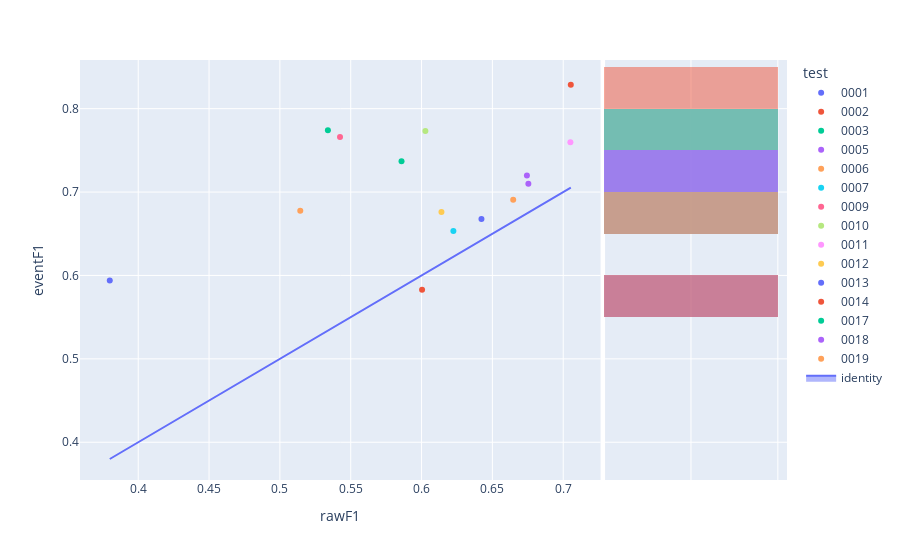

Source (notebook cell):
### Code cell
fig=px.scatter(experimentModels,x='rawF1',y='eventF1',color='test',hover_name='modelId', marginal_y="histogram")
fig.add_trace(
    go.Scatter(x=experimentModels['rawF1'], y=experimentModels['rawF1'], name="identity", mode='lines',fill="toself")
)
fig.show()

### Figure 1 — Plotly figure (JSON) as saved in the notebook; plotly's stock layout.template omitted (floating-point values rounded to 4 significant figures)
{"data": [{"hovertemplate": "<b>%{hovertext}</b><br><br>test=0001<br>rawF1=%{x}<br>eventF1=%{y}<extra></extra>", "hovertext": ["bf958847-77fc-4eab-9c95-7a30ef71f8ee"], "legendgroup": "0001", "marker": {"color": "#636efa", "symbol": "circle"}, "mode": "markers", "name": "0001", "orientation": "v", "showlegend": true, "type": "scatter", "x": [0.3799], "xaxis": "x", "y": [0.5939], "yaxis": "y"}, {"alignmentgroup": "True", "bingroup": "y", "hovertemplate": "test=0001<br>eventF1=%{y}<br>count=%{x}<extra></extra>", "legendgroup": "0001", "marker": {"color": "#636efa"}, "name": "0001", "offsetgroup": "0001", "opacity": 0.5, "showlegend": false, "type": "histogram", "xaxis": "x2", "y": [0.5939], "yaxis": "y2"}, {"hovertemplate": "<b>%{hovertext}</b><br><br>test=0002<br>rawF1=%{x}<br>eventF1=%{y}<extra></extra>", "hovertext": ["f733d4b9-1730-40f9-91c2-f0ac2f36367e"], "legendgroup": "0002", "marker": {"color": "#EF553B", "symbol": "circle"}, "mode": "markers", "name": "0002", "orientation": "v", "showlegend": true, "type": "scatter", "x": [0.7054], "xaxis": "x", "y": [0.8287], "yaxis": "y"}, {"alignmentgroup": "True", "bingroup": "y", "hovertemplate": "test=0002<br>eventF1=%{y}<br>count=%{x}<extra></extra>", "legendgroup": "0002", "marker": {"color": "#EF553B"}, "name": "0002", "offsetgroup": "0002", "opacity": 0.5, "showlegend": false, "type": "histogram", "xaxis": "x2", "y": [0.8287], "yaxis": "y2"}, {"hovertemplate": "<b>%{hovertext}</b><br><br>test=0003<br>rawF1=%{x}<br>eventF1=%{y}<extra></extra>", "hovertext": ["b7018fb5-07f6-4ca6-a2ae-9c1646bde5b9"], "legendgroup": "0003", "marker": {"color": "#00cc96", "symbol": "circle"}, "mode": "markers", "name": "0003", "orientation": "v", "showlegend": true, "type": "scatter", "x": [0.5859], "xaxis": "x", "y": [0.7371], "yaxis": "y"}, {"alignmentgroup": "True", "bingroup": "y", "hovertemplate": "test=0003<br>eventF1=%{y}<br>count=%{x}<extra></extra>", "legendgroup": "0003", "marker": {"color": "#00cc96"}, "name": "0003", "offsetgroup": "0003", "opacity": 0.5, "showlegend": false, "type": "histogram", "xaxis": "x2", "y": [0.7371], "yaxis": "y2"}, {"hovertemplate": "<b>%{hovertext}</b><br><br>test=0005<br>rawF1=%{x}<br>eventF1=%{y}<extra></extra>", "hovertext": ["d47802dc-da95-4420-a6f5-a4bb291c9385"], "legendgroup": "0005", "marker": {"color": "#ab63fa", "symbol": "circle"}, "mode": "markers", "name": "0005", "orientation": "v", "showlegend": true, "type": "scatter", "x": [0.6744], "xaxis": "x", "y": [0.7198], "yaxis": "y"}, {"alignmentgroup": "True", "bingroup": "y", "hovertemplate": "test=0005<br>eventF1=%{y}<br>count=%{x}<extra></extra>", "legendgroup": "0005", "marker": {"color": "#ab63fa"}, "name": "0005", "offsetgroup": "0005", "opacity": 0.5, "showlegend": false, "type": "histogram", "xaxis": "x2", "y": [0.7198], "yaxis": "y2"}, {"hovertemplate": "<b>%{hovertext}</b><br><br>test=0006<br>rawF1=%{x}<br>eventF1=%{y}<extra></extra>", "hovertext": ["556a03bf-82b3-4468-b1ff-c804988a238a"], "legendgroup": "0006", "marker": {"color": "#FFA15A", "symbol": "circle"}, "mode": "markers", "name": "0006", "orientation": "v", "showlegend": true, "type": "scatter", "x": [0.5144], "xaxis": "x", "y": [0.6776], "yaxis": "y"}, {"alignmentgroup": "True", "bingroup": "y", "hovertemplate": "test=0006<br>eventF1=%{y}<br>count=%{x}<extra></extra>", "legendgroup": "0006", "marker": {"color": "#FFA15A"}, "name": "0006", "offsetgroup": "0006", "opacity": 0.5, "showlegend": false, "type": "histogram", "xaxis": "x2", "y": [0.6776], "yaxis": "y2"}, {"hovertemplate": "<b>%{hovertext}</b><br><br>test=0007<br>rawF1=%{x}<br>eventF1=%{y}<extra></extra>", "hovertext": ["d6976249-69b2-42de-a8b2-16adbd07e4b9"], "legendgroup": "0007", "marker": {"color": "#19d3f3", "symbol": "circle"}, "mode": "markers", "name": "0007", "orientation": "v", "showlegend": true, "type": "scatter", "x": [0.6225], "xaxis": "x", "y": [0.6532], "yaxis": "y"}, {"alignmentgroup": "True", "bingroup": "y", "hovertemplate": "test=0007<br>eventF1=%{y}<br>count=%{x}<extra></extra>", "legendgroup": "0007", "marker": {"color": "#19d3f3"}, "name": "0007", "offsetgroup": "0007", "opacity": 0.5, "showlegend": false, "type": "histogram", "xaxis": "x2", "y": [0.6532], "yaxis": "y2"}, {"hovertemplate": "<b>%{hovertext}</b><br><br>test=0009<br>rawF1=%{x}<br>eventF1=%{y}<extra></extra>", "hovertext": ["3237920b-4e80-4a7b-83af-d66298816ba3"], "legendgroup": "0009", "marker": {"color": "#FF6692", "symbol": "circle"}, "mode": "markers", "name": "0009", "orientation": "v", "showlegend": true, "type": "scatter", "x": [0.5424], "xaxis": "x", "y": [0.766], "yaxis": "y"}, {"alignmentgroup": "True", "bingroup": "y", "hovertemplate": "test=0009<br>eventF1=%{y}<br>count=%{x}<extra></extra>", "legendgroup": "0009", "marker": {"color": "#FF6692"}, "name": "0009", "offsetgroup": "0009", "opacity": 0.5, "showlegend": false, "type": "histogram", "xaxis": "x2", "y": [0.766], "yaxis": "y2"}, {"hovertemplate": "<b>%{hovertext}</b><br><br>test=0010<br>rawF1=%{x}<br>eventF1=%{y}<extra></extra>", "hovertext": ["92756d09-a80a-49f1-bbfc-f8a12570ddbe"], "legendgroup": "0010", "marker": {"color": "#B6E880", "symbol": "circle"}, "mode": "markers", "name": "0010", "orientation": "v", "showlegend": true, "type": "scatter", "x": [0.6027], "xaxis": "x", "y": [0.7732], "yaxis": "y"}, {"alignmentgroup": "True", "bingroup": "y", "hovertemplate": "test=0010<br>eventF1=%{y}<br>count=%{x}<extra></extra>", "legendgroup": "0010", "marker": {"color": "#B6E880"}, "name": "0010", "offsetgroup": "0010", "opacity": 0.5, "showlegend": false, "type": "histogram", "xaxis": "x2", "y": [0.7732], "yaxis": "y2"}, {"hovertemplate": "<b>%{hovertext}</b><br><br>test=0011<br>rawF1=%{x}<br>eventF1=%{y}<extra></extra>", "hovertext": ["2d1def14-06c9-4a40-a577-752522c66ed5"], "legendgroup": "0011", "marker": {"color": "#FF97FF", "symbol": "circle"}, "mode": "markers", "name": "0011", "orientation": "v", "showlegend": true, "type": "scatter", "x": [0.7051], "xaxis": "x", "y": [0.7598], "yaxis": "y"}, {"alignmentgroup": "True", "bingroup": "y", "hovertemplate": "test=0011<br>eventF1=%{y}<br>count=%{x}<extra></extra>", "legendgroup": "0011", "marker": {"color": "#FF97FF"}, "name": "0011", "offsetgroup": "0011", "opacity": 0.5, "showlegend": false, "type": "histogram", "xaxis": "x2", "y": [0.7598], "yaxis": "y2"}, {"hovertemplate": "<b>%{hovertext}</b><br><br>test=0012<br>rawF1=%{x}<br>eventF1=%{y}<extra></extra>", "hovertext": ["c930c4a8-32c1-41d8-a540-db8ec02d8c50"], "legendgroup": "0012", "marker": {"color": "#FECB52", "symbol": "circle"}, "mode": "markers", "name": "0012", "orientation": "v", "showlegend": true, "type": "scatter", "x": [0.614], "xaxis": "x", "y": [0.676], "yaxis": "y"}, {"alignmentgroup": "True", "bingroup": "y", "hovertemplate": "test=0012<br>eventF1=%{y}<br>count=%{x}<extra></extra>", "legendgroup": "0012", "marker": {"color": "#FECB52"}, "name": "0012", "offsetgroup": "0012", "opacity": 0.5, "showlegend": false, "type": "histogram", "xaxis": "x2", "y": [0.676], "yaxis": "y2"}, {"hovertemplate": "<b>%{hovertext}</b><br><br>test=0013<br>rawF1=%{x}<br>eventF1=%{y}<extra></extra>", "hovertext": ["6907442d-1a9b-43cd-9fe4-9121ddc99243"], "legendgroup": "0013", "marker": {"color": "#636efa", "symbol": "circle"}, "mode": "markers", "name": "0013", "orientation": "v", "showlegend": true, "type": "scatter", "x": [0.6423], "xaxis": "x", "y": [0.6677], "yaxis": "y"}, {"alignmentgroup": "True", "bingroup": "y", "hovertemplate": "test=0013<br>eventF1=%{y}<br>count=%{x}<extra></extra>", "legendgroup": "0013", "marker": {"color": "#636efa"}, "name": "0013", "offsetgroup": "0013", "opacity": 0.5, "showlegend": false, "type": "histogram", "xaxis": "x2", "y": [0.6677], "yaxis": "y2"}, {"hovertemplate": "<b>%{hovertext}</b><br><br>test=0014<br>rawF1=%{x}<br>eventF1=%{y}<extra></extra>", "hovertext": ["b76944b2-6421-4f77-a082-43f348cd7e7c"], "legendgroup": "0014", "marker": {"color": "#EF553B", "symbol": "circle"}, "mode": "markers", "name": "0014", "orientation": "v", "showlegend": true, "type": "scatter", "x": [0.6004], "xaxis": "x", "y": [0.583], "yaxis": "y"}, {"alignmentgroup": "True", "bingroup": "y", "hovertemplate": "test=0014<br>eventF1=%{y}<br>count=%{x}<extra></extra>", "legendgroup": "0014", "marker": {"color": "#EF553B"}, "name": "0014", "offsetgroup": "0014", "opacity": 0.5, "showlegend": false, "type": "histogram", "xaxis": "x2", "y": [0.583], "yaxis": "y2"}, {"hovertemplate": "<b>%{hovertext}</b><br><br>test=0017<br>rawF1=%{x}<br>eventF1=%{y}<extra></extra>", "hovertext": ["ca57f68a-6762-4170-9f27-043a81703239"], "legendgroup": "0017", "marker": {"color": "#00cc96", "symbol": "circle"}, "mode": "markers", "name": "0017", "orientation": "v", "showlegend": true, "type": "scatter", "x": [0.5339], "xaxis": "x", "y": [0.7741], "yaxis": "y"}, {"alignmentgroup": "True", "bingroup": "y", "hovertemplate": "test=0017<br>eventF1=%{y}<br>count=%{x}<extra></extra>", "legendgroup": "0017", "marker": {"color": "#00cc96"}, "name": "0017", "offsetgroup": "0017", "opacity": 0.5, "showlegend": false, "type": "histogram", "xaxis": "x2", "y": [0.7741], "yaxis": "y2"}, {"hovertemplate": "<b>%{hovertext}</b><br><br>test=0018<br>rawF1=%{x}<br>eventF1=%{y}<extra></extra>", "hovertext": ["657f22e6-d58c-4ebd-b837-9ffa0b1aa3a7"], "legendgroup": "0018", "marker": {"color": "#ab63fa", "symbol": "circle"}, "mode": "markers", "name": "0018", "orientation": "v", "showlegend": true, "type": "scatter", "x": [0.6754], "xaxis": "x", "y": [0.71], "yaxis": "y"}, {"alignmentgroup": "True", "bingroup": "y", "hovertemplate": "test=0018<br>eventF1=%{y}<br>count=%{x}<extra></extra>", "legendgroup": "0018", "marker": {"color": "#ab63fa"}, "name": "0018", "offsetgroup": "0018", "opacity": 0.5, "showlegend": false, "type": "histogram", "xaxis": "x2", "y": [0.71], "yaxis": "y2"}, {"hovertemplate": "<b>%{hovertext}</b><br><br>test=0019<br>rawF1=%{x}<br>eventF1=%{y}<extra></extra>", "hovertext": ["f07a4cf8-c75c-4087-9b66-b678bcf1c5d8"], "legendgroup": "0019", "marker": {"color": "#FFA15A", "symbol": "circle"}, "mode": "markers", "name": "0019", "orientation": "v", "showlegend": true, "type": "scatter", "x": [0.6647], "xaxis": "x", "y": [0.6908], "yaxis": "y"}, {"alignmentgroup": "True", "bingroup": "y", "hovertemplate": "test=0019<br>eventF1=%{y}<br>count=%{x}<extra></extra>", "legendgroup": "0019", "marker": {"color": "#FFA15A"}, "name": "0019", "offsetgroup": "0019", "opacity": 0.5, "showlegend": false, "type": "histogram", "xaxis": "x2", "y": [0.6908], "yaxis": "y2"}, {"fill": "toself", "mode": "lines", "name": "identity", "type": "scatter", "x": [0.3799, 0.7054, 0.5859, 0.6744, 0.5144, 0.6225, 0.5424, 0.6027, 0.7051, 0.614, 0.6423, 0.6004, 0.5339, 0.6754, 0.6647], "y": [0.3799, 0.7054, 0.5859, 0.6744, 0.5144, 0.6225, 0.5424, 0.6027, 0.7051, 0.614, 0.6423, 0.6004, 0.5339, 0.6754, 0.6647]}], "layout": {"barmode": "overlay", "legend": {"title": {"text": "test"}, "tracegroupgap": 0}, "margin": {"t": 60}, "xaxis": {"anchor": "y", "domain": [0, 0.7363], "title": {"text": "rawF1"}}, "xaxis2": {"anchor": "y2", "domain": [0.7413, 1], "matches": "x2", "showgrid": true, "showline": false, "showticklabels": false, "ticks": ""}, "yaxis": {"anchor": "x", "domain": [0, 1], "title": {"text": "eventF1"}}, "yaxis2": {"anchor": "x2", "domain": [0, 1], "matches": "y", "showgrid": true, "showticklabels": false}}}
